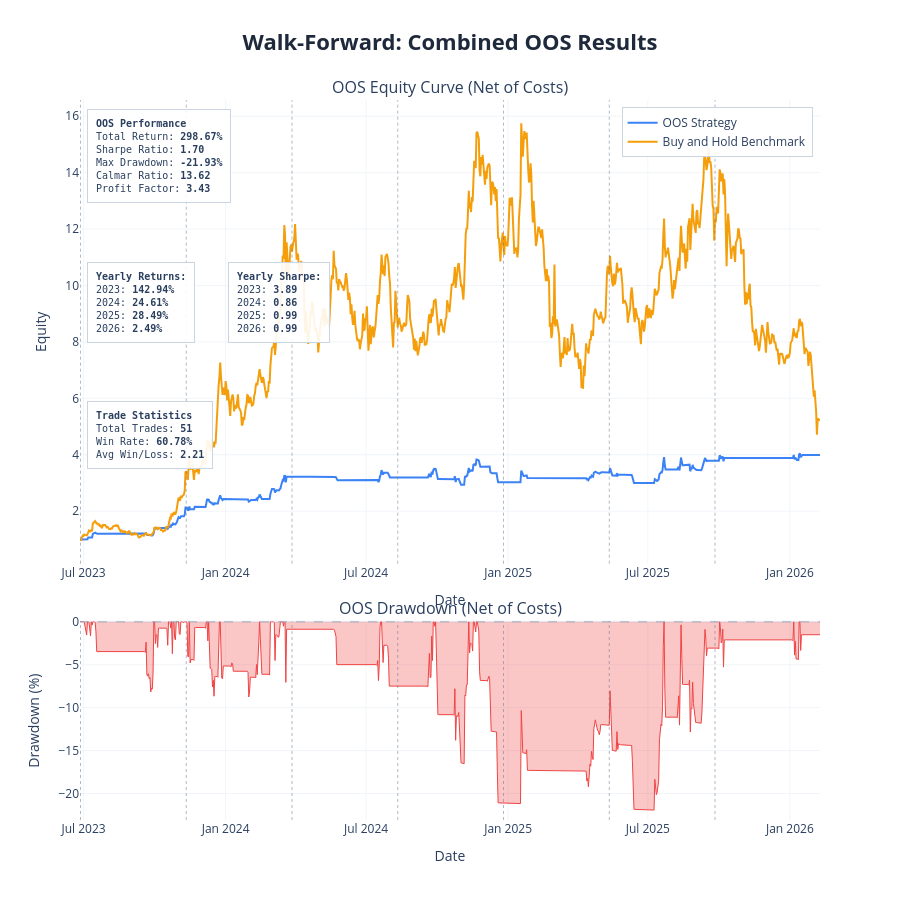

Source (notebook cell):
### Markdown cell above
---
## Results Charts and Cost Stress Test

| Parameter | Description | Default |
|---|---|---|
| `show_fold_perf` | IS vs OOS bars for return, Sharpe, drawdown per fold | `False` |
| `show_param_evol` | Parameter evolution across folds with ±1 std bands | `False` |
| `show_oos_equity` | Combined OOS equity curve + drawdown with fold boundaries | `True` |
| `show_trades` | Overlay entry/exit markers on OOS equity chart | `False` |
| `benchmark_data` | DataFrame with `Close` column for buy & hold comparison | `None` |
| `save_html_dir` | Directory path to save charts as HTML files, or `None` | `None` |

**Cost Stress Test:** re-run the combined OOS backtest at 1×, 1.5×, 2×, 3× the base cost. Fragile strategies collapse; robust ones degrade gradually.

### Code cell
plot_walk_forward_results(
    results          = results,
    param_defs       = PARAM_DEFS,
    fixed_params     = FIXED_PARAMS,
    benchmark_data   = df,
    show             = True,
    save_html_dir    = None,
    show_fold_perf   = False,   # IS vs OOS bars by fold
    show_param_evol  = False,   # parameter evolution across folds
    show_oos_equity  = True,   # combined OOS equity curve
    show_trades      = False,  # trade markers on OOS equity chart
)

# ── transaction cost stress test ──────────────────────────────────────────

if results['oos_combined_df'] is not None:
    cost_df = cost_stress_test(
        oos_combined_df  = results['oos_combined_df'],
        cost_multipliers = (1.0, 1.5, 2.0, 3.0),
        base_cost        = COST,
    )
else:
    print('No combined OOS dataframe — skip cost stress test')

### Figure 1 — Plotly figure (JSON) as saved in the notebook; plotly's stock layout.template omitted (floating-point values rounded to 4 significant figures; data arrays with more than 128 entries replaced by an {"elided": "..."} marker saying what was removed)
{"data": [{"hovertemplate": "<b>OOS Strategy</b><br>Date: %{x}<br>Equity: %{y:.4f}<extra></extra>", "line": {"color": "#3b82f6", "width": 2}, "mode": "lines", "name": "OOS Strategy", "type": "scatter", "x": {"elided": "959 str values"}, "xaxis": "x", "y": {"elided": "959 float values"}, "yaxis": "y"}, {"hovertemplate": "<b>Buy and Hold Benchmark</b><br>Date: %{x}<br>Equity: %{y:.4f}<extra></extra>", "line": {"color": "#f59e0b", "width": 2}, "mode": "lines", "name": "Buy and Hold Benchmark", "type": "scatter", "x": {"elided": "959 str values"}, "xaxis": "x", "y": {"elided": "959 float values"}, "yaxis": "y"}, {"fill": "tozeroy", "fillcolor": "rgba(239, 68, 68, 0.3)", "hovertemplate": "<b>Drawdown</b><br>Date: %{x}<br>%{y:.2f}%<extra></extra>", "line": {"color": "#ef4444", "width": 1}, "mode": "lines", "name": "Drawdown", "showlegend": false, "type": "scatter", "x": {"elided": "959 str values"}, "xaxis": "x2", "y": {"elided": "959 float values"}, "yaxis": "y2"}], "layout": {"annotations": [{"font": {"size": 16}, "showarrow": false, "text": "OOS Equity Curve (Net of Costs)", "x": 0.5, "xanchor": "center", "xref": "paper", "y": 1, "yanchor": "bottom", "yref": "paper"}, {"font": {"size": 16}, "showarrow": false, "text": "OOS Drawdown (Net of Costs)", "x": 0.5, "xanchor": "center", "xref": "paper", "y": 0.276, "yanchor": "bottom", "yref": "paper"}, {"align": "left", "bgcolor": "rgba(255, 255, 255, 0.9)", "bordercolor": "#cbd5e1", "borderpad": 8, "borderwidth": 1, "font": {"family": "monospace", "size": 10}, "showarrow": false, "text": "<b>OOS Performance</b><br>Total Return: <b>298.67%</b><br>Sharpe Ratio: <b>1.70</b><br>Max Drawdown: <b>-21.93%</b><br>Calmar Ratio: <b>13.62</b><br>Profit Factor: <b>3.43</b>", "x": 0.01, "xanchor": "left", "xref": "x domain", "y": 0.98, "yanchor": "top", "yref": "y domain"}, {"align": "left", "bgcolor": "rgba(255, 255, 255, 0.9)", "bordercolor": "#cbd5e1", "borderpad": 8, "borderwidth": 1, "font": {"family": "monospace", "size": 10}, "showarrow": false, "text": "<b>Yearly Returns:</b><br>2023: <b>142.94%</b><br>2024: <b>24.61%</b><br>2025: <b>28.49%</b><br>2026: <b>2.49%</b><br>", "x": 0.01, "xanchor": "left", "xref": "x domain", "y": 0.65, "yanchor": "top", "yref": "y domain"}, {"align": "left", "bgcolor": "rgba(255, 255, 255, 0.9)", "bordercolor": "#cbd5e1", "borderpad": 8, "borderwidth": 1, "font": {"family": "monospace", "size": 10}, "showarrow": false, "text": "<b>Yearly Sharpe:</b><br>2023: <b>3.89</b><br>2024: <b>0.86</b><br>2025: <b>0.99</b><br>2026: <b>0.99</b><br>", "x": 0.2, "xanchor": "left", "xref": "x domain", "y": 0.65, "yanchor": "top", "yref": "y domain"}, {"align": "left", "bgcolor": "rgba(255, 255, 255, 0.9)", "bordercolor": "#cbd5e1", "borderpad": 8, "borderwidth": 1, "font": {"family": "monospace", "size": 10}, "showarrow": false, "text": "<b>Trade Statistics</b><br>Total Trades: <b>51</b><br>Win Rate: <b>60.78%</b><br>Avg Win/Loss: <b>2.21</b>", "x": 0.01, "xanchor": "left", "xref": "x domain", "y": 0.35, "yanchor": "top", "yref": "y domain"}], "height": 900, "hovermode": "x unified", "legend": {"bgcolor": "rgba(255, 255, 255, 0.9)", "bordercolor": "#cbd5e1", "borderwidth": 1, "x": 0.99, "xanchor": "right", "y": 0.99, "yanchor": "top"}, "shapes": [{"line": {"color": "#94a3b8", "dash": "dash", "width": 1}, "type": "line", "x0": 0, "x1": 1, "xref": "x2 domain", "y0": 0, "y1": 0, "yref": "y2"}, {"line": {"color": "rgba(100,116,139,0.5)", "dash": "dot", "width": 1}, "type": "line", "x0": "2023-06-27 00:00:00", "x1": "2023-06-27 00:00:00", "xref": "x", "y0": 0, "y1": 1, "yref": "y domain"}, {"line": {"color": "rgba(100,116,139,0.5)", "dash": "dot", "width": 1}, "type": "line", "x0": "2023-06-27 00:00:00", "x1": "2023-06-27 00:00:00", "xref": "x2", "y0": 0, "y1": 1, "yref": "y2 domain"}, {"line": {"color": "rgba(100,116,139,0.5)", "dash": "dot", "width": 1}, "type": "line", "x0": "2023-11-11 00:00:00", "x1": "2023-11-11 00:00:00", "xref": "x", "y0": 0, "y1": 1, "yref": "y domain"}, {"line": {"color": "rgba(100,116,139,0.5)", "dash": "dot", "width": 1}, "type": "line", "x0": "2023-11-11 00:00:00", "x1": "2023-11-11 00:00:00", "xref": "x2", "y0": 0, "y1": 1, "yref": "y2 domain"}, {"line": {"color": "rgba(100,116,139,0.5)", "dash": "dot", "width": 1}, "type": "line", "x0": "2024-03-27 00:00:00", "x1": "2024-03-27 00:00:00", "xref": "x", "y0": 0, "y1": 1, "yref": "y domain"}, {"line": {"color": "rgba(100,116,139,0.5)", "dash": "dot", "width": 1}, "type": "line", "x0": "2024-03-27 00:00:00", "x1": "2024-03-27 00:00:00", "xref": "x2", "y0": 0, "y1": 1, "yref": "y2 domain"}, {"line": {"color": "rgba(100,116,139,0.5)", "dash": "dot", "width": 1}, "type": "line", "x0": "2024-08-11 00:00:00", "x1": "2024-08-11 00:00:00", "xref": "x", "y0": 0, "y1": 1, "yref": "y domain"}, {"line": {"color": "rgba(100,116,139,0.5)", "dash": "dot", "width": 1}, "type": "line", "x0": "2024-08-11 00:00:00", "x1": "2024-08-11 00:00:00", "xref": "x2", "y0": 0, "y1": 1, "yref": "y2 domain"}, {"line": {"color": "rgba(100,116,139,0.5)", "dash": "dot", "width": 1}, "type": "line", "x0": "2024-12-26 00:00:00", "x1": "2024-12-26 00:00:00", "xref": "x", "y0": 0, "y1": 1, "yref": "y domain"}, {"line": {"color": "rgba(100,116,139,0.5)", "dash": "dot", "width": 1}, "type": "line", "x0": "2024-12-26 00:00:00", "x1": "2024-12-26 00:00:00", "xref": "x2", "y0": 0, "y1": 1, "yref": "y2 domain"}, {"line": {"color": "rgba(100,116,139,0.5)", "dash": "dot", "width": 1}, "type": "line", "x0": "2025-05-12 00:00:00", "x1": "2025-05-12 00:00:00", "xref": "x", "y0": 0, "y1": 1, "yref": "y domain"}, {"line": {"color": "rgba(100,116,139,0.5)", "dash": "dot", "width": 1}, "type": "line", "x0": "2025-05-12 00:00:00", "x1": "2025-05-12 00:00:00", "xref": "x2", "y0": 0, "y1": 1, "yref": "y2 domain"}, {"line": {"color": "rgba(100,116,139,0.5)", "dash": "dot", "width": 1}, "type": "line", "x0": "2025-09-26 00:00:00", "x1": "2025-09-26 00:00:00", "xref": "x", "y0": 0, "y1": 1, "yref": "y domain"}, {"line": {"color": "rgba(100,116,139,0.5)", "dash": "dot", "width": 1}, "type": "line", "x0": "2025-09-26 00:00:00", "x1": "2025-09-26 00:00:00", "xref": "x2", "y0": 0, "y1": 1, "yref": "y2 domain"}], "showlegend": true, "title": {"font": {"color": "#1E293B", "size": 22}, "text": "<b>Walk-Forward: Combined OOS Results</b>", "x": 0.5, "xanchor": "center"}, "xaxis": {"anchor": "y", "domain": [0, 1], "gridcolor": "#f1f5f9", "gridwidth": 1, "showgrid": true, "title": {"text": "Date"}}, "xaxis2": {"anchor": "y2", "domain": [0, 1], "gridcolor": "#f1f5f9", "gridwidth": 1, "showgrid": true, "title": {"text": "Date"}}, "yaxis": {"anchor": "x", "domain": [0.356, 1], "gridcolor": "#f1f5f9", "gridwidth": 1, "showgrid": true, "title": {"text": "Equity"}}, "yaxis2": {"anchor": "x2", "domain": [0, 0.276], "gridcolor": "#f1f5f9", "gridwidth": 1, "showgrid": true, "title": {"text": "Drawdown (%)"}}}}
